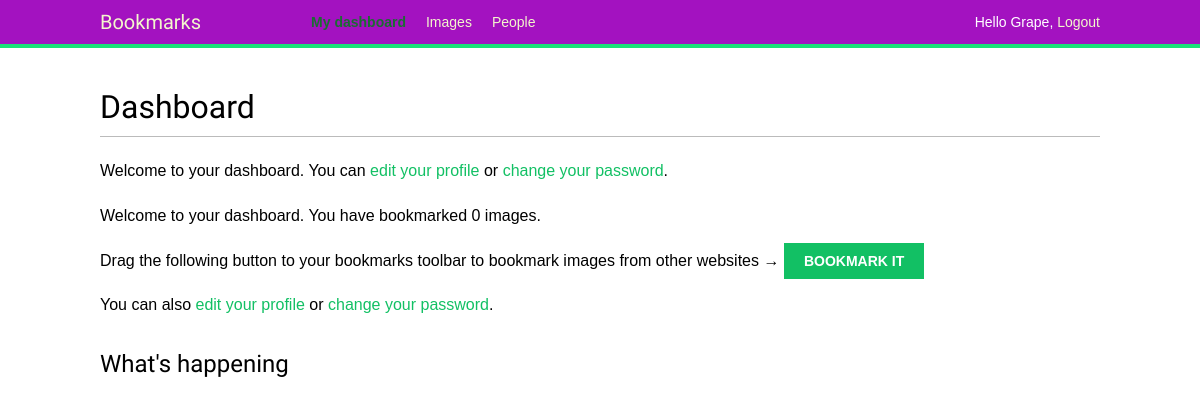
Before: /account/ (signed in) with the older database file.
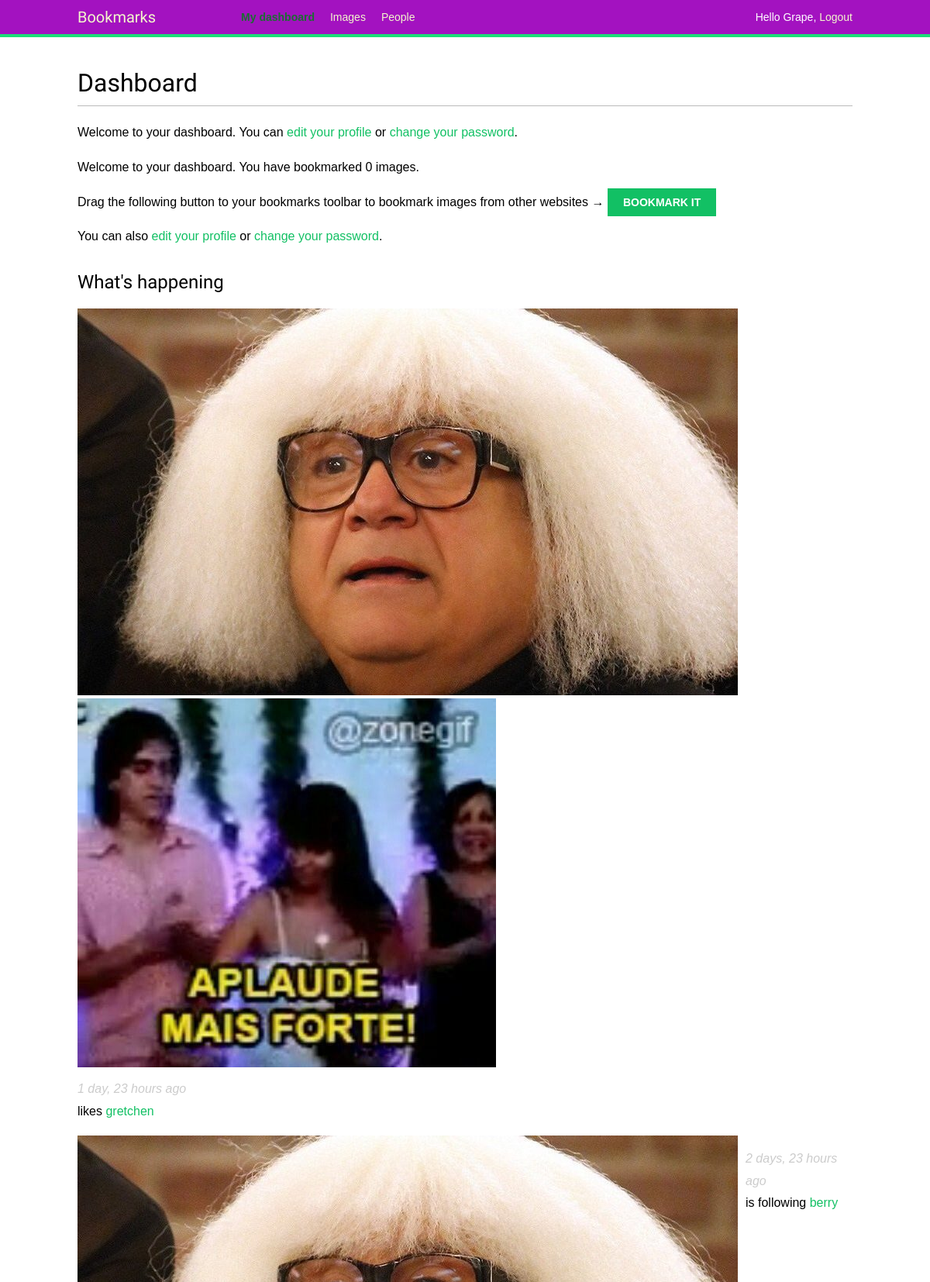
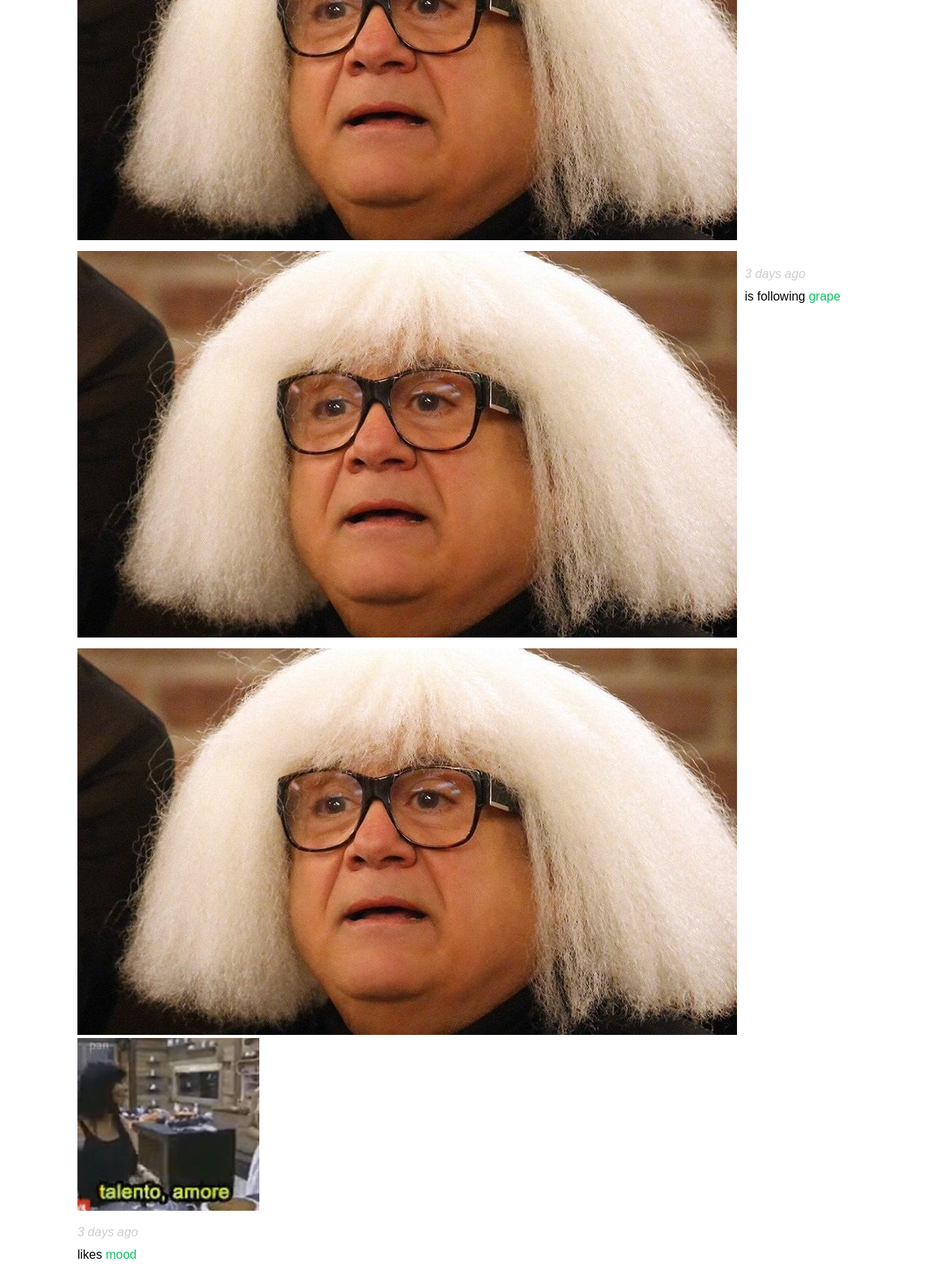
After: the same page with the newer database file (2 pictures, top to bottom).
### actions/models.py (models this page shows)
class Action(models.Model):
    user = models.ForeignKey('auth.User',
                             related_name='actions',
                             db_index=True,
                             on_delete=models.CASCADE)
    verb = models.CharField(max_length=255)
    target_ct = models.ForeignKey(ContentType,
                                  blank=True,
                                  null=True,
                                  related_name='target_obj',
                                  on_delete=models.CASCADE)
    target_id = models.PositiveIntegerField(null=True,
                                            blank=True,
                                            db_index=True)
    target = GenericForeignKey('target_ct', 'target_id')
    created = models.DateTimeField(auto_now_add=True,
                                   db_index=True)
    class Meta:
        ordering = ('-created',)

### images/models.py (models this page shows, shortened)
class Image(models.Model):
    user = models.ForeignKey(settings.AUTH_USER_MODEL,
                             related_name='images_created',
                             on_delete=models.CASCADE)
    title = models.CharField(max_length=200)
    slug = models.SlugField(max_length=200,
                            blank=True)
    url = models.URLField()
    image = models.ImageField(upload_to='images/%Y/%m/%d/')
    description = models.TextField(blank=True)
    created = models.DateField(auto_now_add=True,
                               db_index=True)
    users_like = models.ManyToManyField(settings.AUTH_USER_MODEL,
                                        related_name='images_liked',
                                        blank=True)
    total_likes= models.PositiveIntegerField(db_index=True,
                                            default=0)
    def __str__(self):
        return self.title
    def get_absolute_url(self):
        return reverse('images:detail', args=[self.id, self.slug])

### account/views.py (the view)
# urls.py: path('', views.dashboard, name= 'dashboard'),
@login_required
def dashboard(request):
    actions = Action.objects.exclude(user=request.user)
    following_ids = request.user.following.values_list('id',
                                                       flat=True)
    if following_ids:
        actions = actions.filter(user_id__in=following_ids)
    actions = actions.select_related('user', 'user__profile')\
                     .prefetch_related('target')[:10]
    return render(request,
                  'account/dashboard.html',
                  {'section': 'dashboard',
                   'actions': actions})

### account/templates/account/dashboard.html (shortened to what this page needs)
{% extends "base.html" %}
{% block content %}
  <h1>Dashboard</h1>
  <p>Welcome to your dashboard. You can <a href="{% url "edit" %}">edit your profile</a> or <a href="{% url "password_change" %}">change your password</a>.</p>
  {% with total_images_created=request.user.images_created.count %}
    <p>Welcome to your dashboard. You have bookmarked {{ total_images_created }} image{{ total_images_created|pluralize }}.</p>
  {% endwith %}
  <p>Drag the following button to your bookmarks toolbar to bookmark images from other websites → <a href="javascript:{% include "bookmarklet_launcher.js" %}" class="button">Bookmark it</a></p>
  <p>You can also <a href="{% url "edit" %}">edit your profile</a> or <a href="{% url "password_change" %}">change your password</a>.</p>
  <h2>What's happening</h2>
  <div id="action-list">
    {% for action in actions %}
      {% include "actions/action/detail.html" %}
    {% endfor %}
  </div>
{% endblock %}

### account/templates/base.html (shortened to what this page needs)
{% load static %}
<!DOCTYPE html>
<html>
<head>
  <link href="{% static "css/base.css" %}" rel="stylesheet">
</head>
<body>
  <div id="header">
    <span class="logo">Bookmarks</span>
    {% if request.user.is_authenticated %}
    <ul class="menu">
      <li {% if section == "dashboard" %}class="selected"{% endif %}>
        <a href="{% url "dashboard" %}">My dashboard</a>
      </li>
      <li {% if section == "images" %}class="selected"{% endif %}>
        <a href="{% url "images:list" %}">Images</a>
      </li>
      <li {% if section == "people" %}class="selected"{% endif %}>
        <a href="{% url "user_list" %}">People</a>
      </li>
    </ul>
  {% endif %}
  <span class="user">
    {% if request.user.is_authenticated %}
      Hello  {{ request.user.first_name }},
      <a href="{% url "logout" %}">Logout</a>
    {% else %}
      <a href="{% url "login" %}">Log-in</a>
    {% endif %}
    </span>
  </div>
  <div id="content">
    {% block content %}
    {% endblock %}
  </div>
</body>
</html>

### images/templates/bookmarklet_launcher.js
(function(){
    if (window.myBookmarklet !== undefined){
        myBookmarklet();
    }
    else {
        document.body.appendChild(document.createElement('script')).src='https://127.0.0.1:8000/static/js/bookmarklet.js?r='+Math.floor(Math.random()*99999999999999999999);
    }
})();

### actions/templates/actions/action/detail.html (shortened to what this page needs)
{% load thumbnail %}
{% with user=action.user profile=action.user.profile %}
<div class="action">
  <div class="images">
    {% if profile.photo %}
      {% thumbnail user.profile.photo "80x80" crop="100%" as im %}
      <a href="{{ user.get_absolute_url }}">
        <img src="{{ im.url }}" alt="{{ user.get_full_name }}"
         class="item-img">
      </a>
    {% endif %}
    {% if action.target %}
      {% with target=action.target %}
        {% if target.image %}
          {% thumbnail target.image "80x80" crop="100%" as im %}
          <a href="{{ target.get_absolute_url }}">
            <img src="{{ im.url }}" class="item-img">
          </a>
        {% endif %}
      {% endwith %}
    {% endif %}
  </div>
  <div class="info">
    <p>
      <span class="date">{{ action.created|timesince }} ago</span>
      <br />
      {{ action.verb }}
      {% if action.target %}
        {% with target=action.target %}
          <a href="{{ target.get_absolute_url }}">{{ target }}</a>
        {% endwith %}
      {% endif %}
    </p>
  </div>
</div>
{% endwith %}

### account/static/css/base.css (style rules this page uses)
body { margin:0; padding:0; font-family:helvetica, sans-serif; }
p { line-height: 1.8; }
a { color:#12c064; text-decoration:none; }
h1, h2, h3, h4, h5 , h6 { font-family: 'Muli', sans-serif; font-weight:normal; }
h1 { border-bottom:1px solid #bbb; padding:0 0 10px 0; margin:10px 0 20px 0; }
h2 { margin:30px 0 20px; }
#header { padding:10px 100px; font-size:14px; background:#a312c0; color:#fff; border-bottom:4px solid #1cdf78; overflow:auto; }
#header .logo { font-family: 'Muli', sans-serif; float:left; color:#f3f7cc; font-size:20px; margin-right:10%; }
#header ul.menu { list-style:none; float:left; margin:0; padding:0; }
#header ul.menu li { float:left; padding:4px 10px; }
#header ul.menu li.selected a, #header ul.menu li.selected a:hover { color:#1b6d32; font-weight:bold; }
#header a { color:#f3f7cc; }
#header .user { float:right; padding-top:4px; }
#content { padding:30px 100px; }
input[type=submit], a.button { font-weight:bold; background:#12c064; color:#fff; padding:10px 20px; font-size:14px; text-transform:uppercase; }
.action { clear:both; overflow:auto; }
.action .images { float:left; margin:0 10px 10px 0; }
.action .date { font-style:italic; color:#ccc; }

Changed rows visible on the page:
added Action: shows a picture, created "1 day, 23 hours", verb "likes", target "gretchen"
added Action: created "2 days, 23 hours", verb "is following", target "berry"
added Action: created "3 days", verb "is following", target "grape"
added Action: shows a picture, created "3 days", verb "likes", target "mood"
